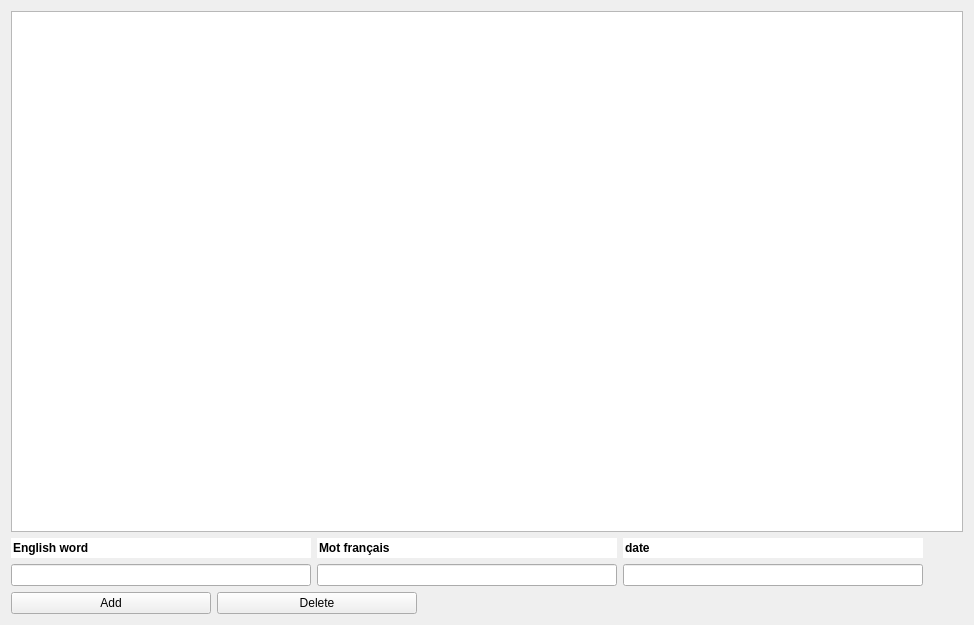
<?xml version="1.0" encoding="UTF-8"?>
<ui version="4.0">
 <class>Table_view_dict</class>
 <widget class="QWidget" name="Table_view_dict">
  <property name="geometry">
   <rect>
    <x>0</x>
    <y>0</y>
    <width>974</width>
    <height>625</height>
   </rect>
  </property>
  <property name="windowTitle">
   <string>Form</string>
  </property>
  <layout class="QGridLayout" name="gridLayout_2">
   <item row="0" column="0">
    <widget class="QTableView" name="tableView">
     <attribute name="horizontalHeaderMinimumSectionSize">
      <number>300</number>
     </attribute>
     <attribute name="horizontalHeaderDefaultSectionSize">
      <number>300</number>
     </attribute>
    </widget>
   </item>
   <item row="1" column="0">
    <layout class="QGridLayout" name="gridLayout">
     <item row="1" column="2">
      <widget class="QLineEdit" name="line_edit_date">
       <property name="minimumSize">
        <size>
         <width>300</width>
         <height>0</height>
        </size>
       </property>
       <property name="maximumSize">
        <size>
         <width>300</width>
         <height>16777215</height>
        </size>
       </property>
      </widget>
     </item>
     <item row="1" column="1">
      <widget class="QLineEdit" name="line_edit_french">
       <property name="minimumSize">
        <size>
         <width>300</width>
         <height>0</height>
        </size>
       </property>
       <property name="maximumSize">
        <size>
         <width>300</width>
         <height>16777215</height>
        </size>
       </property>
      </widget>
     </item>
     <item row="0" column="0">
      <widget class="QLineEdit" name="lineEdit_4">
       <property name="enabled">
        <bool>true</bool>
       </property>
       <property name="minimumSize">
        <size>
         <width>300</width>
         <height>0</height>
        </size>
       </property>
       <property name="maximumSize">
        <size>
         <width>300</width>
         <height>16777215</height>
        </size>
       </property>
       <property name="font">
        <font>
         <bold>true</bold>
        </font>
       </property>
       <property name="text">
        <string>English word</string>
       </property>
       <property name="frame">
        <bool>false</bool>
       </property>
       <property name="readOnly">
        <bool>true</bool>
       </property>
      </widget>
     </item>
     <item row="0" column="1">
      <widget class="QLineEdit" name="lineEdit_5">
       <property name="minimumSize">
        <size>
         <width>300</width>
         <height>0</height>
        </size>
       </property>
       <property name="maximumSize">
        <size>
         <width>300</width>
         <height>16777215</height>
        </size>
       </property>
       <property name="font">
        <font>
         <bold>true</bold>
        </font>
       </property>
       <property name="acceptDrops">
        <bool>true</bool>
       </property>
       <property name="autoFillBackground">
        <bool>false</bool>
       </property>
       <property name="text">
        <string>Mot français</string>
       </property>
       <property name="frame">
        <bool>false</bool>
       </property>
       <property name="readOnly">
        <bool>true</bool>
       </property>
      </widget>
     </item>
     <item row="1" column="0">
      <widget class="QLineEdit" name="line_edit_english">
       <property name="minimumSize">
        <size>
         <width>300</width>
         <height>0</height>
        </size>
       </property>
       <property name="maximumSize">
        <size>
         <width>300</width>
         <height>16777215</height>
        </size>
       </property>
      </widget>
     </item>
     <item row="0" column="2">
      <widget class="QLineEdit" name="lineEdit_6">
       <property name="minimumSize">
        <size>
         <width>300</width>
         <height>0</height>
        </size>
       </property>
       <property name="maximumSize">
        <size>
         <width>300</width>
         <height>16777215</height>
        </size>
       </property>
       <property name="font">
        <font>
         <bold>true</bold>
        </font>
       </property>
       <property name="text">
        <string>date</string>
       </property>
       <property name="frame">
        <bool>false</bool>
       </property>
       <property name="readOnly">
        <bool>true</bool>
       </property>
      </widget>
     </item>
     <item row="0" column="3">
      <spacer name="horizontalSpacer_2">
       <property name="orientation">
        <enum>Qt::Horizontal</enum>
       </property>
       <property name="sizeHint" stdset="0">
        <size>
         <width>40</width>
         <height>20</height>
        </size>
       </property>
      </spacer>
     </item>
    </layout>
   </item>
   <item row="2" column="0">
    <layout class="QHBoxLayout" name="horizontalLayout_2">
     <item>
      <widget class="QPushButton" name="pb_add">
       <property name="minimumSize">
        <size>
         <width>200</width>
         <height>0</height>
        </size>
       </property>
       <property name="maximumSize">
        <size>
         <width>200</width>
         <height>16777215</height>
        </size>
       </property>
       <property name="font">
        <font>
         <bold>false</bold>
        </font>
       </property>
       <property name="text">
        <string>Add</string>
       </property>
      </widget>
     </item>
     <item>
      <widget class="QPushButton" name="pb_delete">
       <property name="minimumSize">
        <size>
         <width>200</width>
         <height>0</height>
        </size>
       </property>
       <property name="maximumSize">
        <size>
         <width>200</width>
         <height>16777215</height>
        </size>
       </property>
       <property name="text">
        <string>Delete</string>
       </property>
      </widget>
     </item>
     <item>
      <spacer name="horizontalSpacer">
       <property name="orientation">
        <enum>Qt::Horizontal</enum>
       </property>
       <property name="sizeHint" stdset="0">
        <size>
         <width>40</width>
         <height>20</height>
        </size>
       </property>
      </spacer>
     </item>
    </layout>
   </item>
  </layout>
 </widget>
 <resources/>
 <connections/>
</ui>
